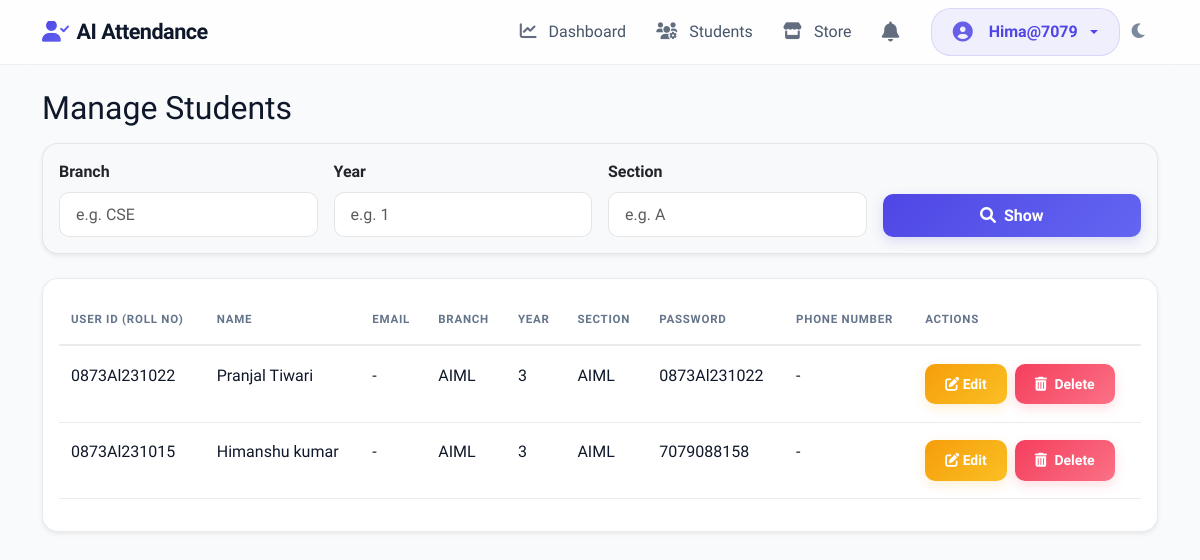
Before: /core/manage_students/ (signed in) with the older database file.
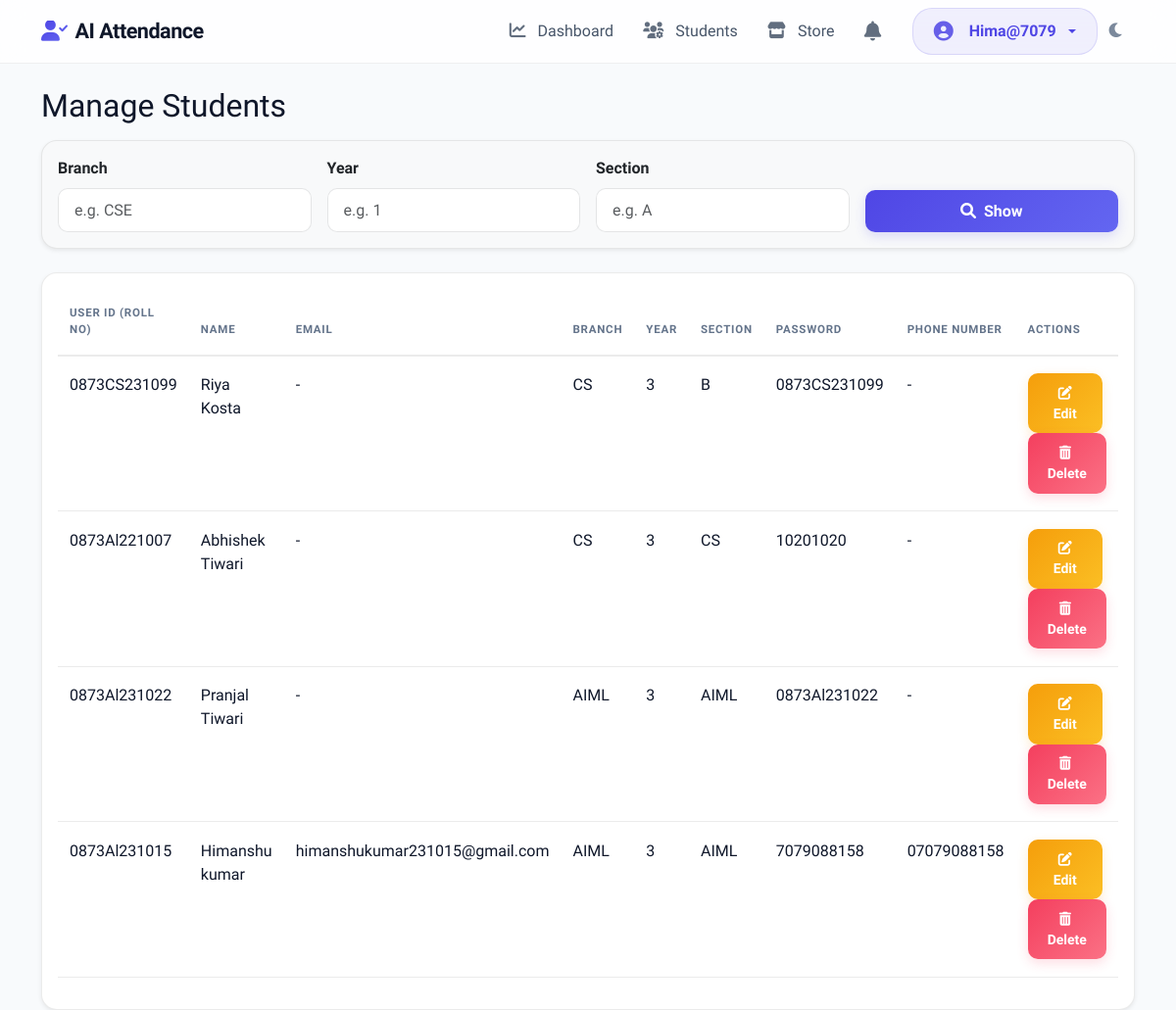
After: the same page with the newer database file.
### core/models.py (models this page shows, shortened)
class Student(models.Model):
    user = models.OneToOneField(User, on_delete=models.CASCADE, null=True, blank=True)
    name = models.CharField(max_length=100)
    roll_number = models.CharField(max_length=20, unique=True)
    email = models.EmailField(max_length=100, null=True, blank=True)
    phone_number = models.CharField(max_length=15, null=True, blank=True)
    address = models.TextField(null=True, blank=True)
    date_of_birth = models.DateField(null=True, blank=True)
    department = models.CharField(max_length=100, null=True, blank=True)
    year = models.CharField(max_length=10, null=True, blank=True)
    section = models.CharField(max_length=10, null=True, blank=True)
    plain_password = models.CharField(max_length=128, null=True, blank=True)  # For display purposes only
    is_registered = models.BooleanField(default=False)
    profile_pic = models.ImageField(upload_to='profile_pics/', null=True, blank=True)
    created_at = models.DateTimeField(auto_now_add=True)

### core/views.py (the view)
# urls.py: path('manage_students/', views.manage_students, name='manage_students'),
@user_passes_test(lambda u: u.is_superuser or u.is_staff)
def manage_students(request):
    branch = request.GET.get('branch')
    year = request.GET.get('year')
    section = request.GET.get('section')
    if branch and year and section:
         students = Student.objects.filter(
            department__icontains=branch,
            year__icontains=year,
            section__icontains=section
        ).order_by('roll_number')
    else:
        if request.user.is_superuser:
            students = Student.objects.all().order_by('-created_at') # Admin sees all
        else:
            students = Student.objects.none() # Teacher sees none
    assigned_subjects = None
    if not request.user.is_superuser and request.user.is_staff:
        assigned_subjects = TeacherSubject.objects.filter(teacher=request.user).values_list('subject', flat=True)
    for student in students:
        records = AttendanceRecord.objects.filter(student=student)
        if assigned_subjects is not None:
            records = records.filter(subject__in=assigned_subjects)
        total_classes = records.count()
        present_count = records.filter(status='Present').count()
        if total_classes > 0:
            percentage = round((present_count / total_classes) * 100, 1)
        else:
            percentage = 0
        student.attendance_percentage = percentage
        student.total_classes = total_classes
        student.present_count = present_count
    return render(request, 'manage_students.html', {'students': students})

### templates/manage_students.html (shortened to what this page needs)
{% extends 'base.html' %}
{% block content %}
<div class="row mb-4">
    <div class="col-md-12">
        <h2 class="header-title">
            {% if request.user.is_superuser %}Manage Students{% else %}Student Attendance{% endif %}
        </h2>
        <div class="card mt-3 shadow-sm border-0 bg-light">
            <div class="card-body">
                <form method="get" class="row g-3">
                    <div class="col-md-3">
                        <label for="branch" class="form-label fw-bold">Branch</label>
                        <input type="text" class="form-control" id="branch" name="branch" placeholder="e.g. CSE"
                            required value="{{ request.GET.branch|default:'' }}">
                    </div>
                    <div class="col-md-3">
                        <label for="year" class="form-label fw-bold">Year</label>
                        <input type="number" class="form-control" id="year" name="year" placeholder="e.g. 1" required
                            value="{{ request.GET.year|default:'' }}">
                    </div>
                    <div class="col-md-3">
                        <label for="section" class="form-label fw-bold">Section</label>
                        <input type="text" class="form-control" id="section" name="section" placeholder="e.g. A"
                            required value="{{ request.GET.section|default:'' }}">
                    </div>
                    <div class="col-md-3 d-flex align-items-end">
                        <button type="submit" class="btn btn-primary w-100">
                            <i class="fas fa-search me-2"></i>Show
                        </button>
                    </div>
                </form>
            </div>
        </div>
    </div>
</div>
{% if students or request.user.is_superuser %}
<div class="card shadow-sm">
    <div class="card-body">
        <div class="table-responsive">
            <table class="table table-hover">
                <thead>
                    <tr>
                        <th>User ID (Roll No)</th>
                        <th>Name</th>
                        {% if request.user.is_superuser %}
                        <th>Email</th>
                        <th>Branch</th>
                        <th>Year</th>
                        <th>Section</th>
                        <th>Password</th>
                        <th>Phone Number</th>
                        <th>Actions</th>
                        {% else %}
                        <th>Branch</th>
                        <th>Total Classes</th>
                        <th>Present</th>
                        <th>Attendance</th>
                        {% endif %}
                    </tr>
                </thead>
                <tbody>
                    {% for student in students %}
                    <tr>
                        <td>{{ student.roll_number }}</td>
                        <td>{{ student.name }}</td>
                        {% if request.user.is_superuser %}
                        <td>{{ student.email|default:"-" }}</td>
                        <td>{{ student.department|default:"-" }}</td>
                        <td>{{ student.year|default:"-" }}</td>
                        <td>{{ student.section|default:"-" }}</td>
                        <td>{{ student.plain_password|default:student.roll_number }}</td>
                        <td>{{ student.phone_number|default:"-" }}</td>
                        <td>
                            <a href="{% url 'edit_student' student.id %}" class="btn btn-warning btn-sm me-1">
                                <i class="fas fa-edit"></i> Edit
                            </a>
                            <form action="{% url 'delete_student' student.id %}" method="post" class="d-inline"
                                onsubmit="return confirm('Are you sure you want to delete this student? This action cannot be undone.');">
                                <button type="submit" class="btn btn-danger btn-sm">
                                    <i class="fas fa-trash-alt me-1"></i> Delete
                                </button>
                            </form>
                        </td>
                        {% endif %}
                    </tr>
                    {% empty %}
                    <tr>
                        <td colspan="{% if request.user.is_superuser %}9{% else %}4{% endif %}"
                            class="text-center text-muted">No students found.</td>
                    </tr>
                    {% endfor %}
                </tbody>
            </table>
        </div>
    </div>
</div>
{% elif not request.user.is_superuser %}
<div class="alert alert-info text-center mt-4">
    <i class="fas fa-info-circle me-2"></i> Please enter Branch, Year, and Section to view student attendance.
</div>
{% endif %}
{% endblock %}

### templates/base.html (shortened to what this page needs)
<!DOCTYPE html>
<html lang="en">
<head>
    <link href="https://cdn.jsdelivr.net/npm/bootstrap@5.3.0/dist/css/bootstrap.min.css" rel="stylesheet">
    <link rel="stylesheet" href="https://cdnjs.cloudflare.com/ajax/libs/font-awesome/6.0.0/css/all.min.css">
</head>
<body>
    <nav class="navbar navbar-expand-lg navbar-light mb-4 sticky-top">
        <div class="container">
            <a class="navbar-brand fw-bold" href="{% url 'index' %}"><i class="fas fa-user-check me-2"></i>AI
                Attendance</a>
            <div class="collapse navbar-collapse" id="navbarNav">
                <ul class="navbar-nav ms-auto">
                    {% if user.is_authenticated %}
                    {% if user.is_superuser %}
                    <li class="nav-item"><a class="nav-link" href="{% url 'admin_dashboard' %}"><i class="fas fa-chart-line me-1"></i>Dashboard</a></li>
                    <li class="nav-item"><a class="nav-link" href="{% url 'manage_students' %}"><i class="fas fa-users-cog me-1"></i>Students</a></li>
                    <li class="nav-item"><a class="nav-link" href="{% url 'admin_store_dashboard' %}"><i class="fas fa-store me-1"></i>Store</a></li>
                    {% endif %}
                    {% if user.is_staff or user.store_profile or user.is_superuser %}
                    <li class="nav-item dropdown me-2" id="storeNotifLi">
                        <a class="nav-link" href="#" id="storeNotifDropdown" role="button" data-bs-toggle="dropdown" aria-expanded="false" style="position:relative;">
                            <i class="fas fa-bell fs-5"></i>
                        </a>
                    </li>
                    {% endif %}
                    <li class="nav-item dropdown nav-item-profile ms-lg-2">
                        <a class="nav-link dropdown-toggle d-flex align-items-center" href="#" id="navbarDropdown" role="button"
                            data-bs-toggle="dropdown" aria-expanded="false" style="color: var(--primary-color) !important; font-weight: 600;">
                            <i class="fas fa-user-circle me-2 fs-5"></i> {{ user.username }}
                        </a>
                    </li>
                    {% else %}
                    {% if request.resolver_match.url_name != 'login' %}
                    <li class="nav-item"><a class="nav-link" href="{% url 'login' %}"><i
                                class="fas fa-sign-in-alt me-1"></i> Login</a></li>
                    {% endif %}
                    {% endif %}
                    <li class="nav-item">
                        <button class="btn nav-link" id="darkModeToggle" title="Toggle Dark Mode">
                            <i class="fas fa-moon"></i>
                        </button>
                    </li>
                </ul>
            </div>
        </div>
    </nav>
    <div class="container">
        {% block content %}{% endblock %}
    </div>
</body>
</html>

### templates/base.html (style rules this page uses)
:root { --bg-app: #f8fafc; --bg-card: #ffffff; --text-main: #0f172a; --text-muted: #64748b; --border-color: rgba(0, 0, 0, 0.08); --primary-color: #4f46e5; --primary-hover: #4338ca; --primary-gradient: linear-gradient(135deg, #4f46e5, #6366f1); --secondary-gradient: linear-gradient(135deg, #0284c7, #0ea5e9); --success-gradient: linear-gradient(135deg, #10b981, #34d399); --danger-gradient: linear-gradient(135deg, #f43f5e, #fb7185); --warning-gradient: linear-gradient(135deg, #f59e0b, #fbbf24); --nav-bg: rgba(255, 255, 255, 0.8); --nav-border: rgba(0, 0, 0, 0.06); --nav-link-color: #475569; --nav-link-hover: #4f46e5; --shadow-sm: 0 1px 3px rgba(0, 0, 0, 0.05); --shadow-md: 0 10px 25px -5px rgba(0, 0, 0, 0.05), 0 8px 10px -6px rgba(0, 0, 0, 0.03); --shadow-lg: 0 20px 25px -5px rgba(0, 0, 0, 0.08), 0 10px 10px -5px rgba(0, 0, 0, 0.04); --input-focus: rgba(79, 70, 229, 0.15); --input-bg: #ffffff; --card-radius: 16px; --badge-radius: 6px; }
body { background-color: var(--bg-app); color: var(--text-main); font-family: 'Plus Jakarta Sans', 'Segoe UI', Tahoma, Geneva, Verdana, sans-serif; transition: background-color 0.3s ease, color 0.3s ease; min-height: 100vh; }
.navbar { background: var(--nav-bg) !important; backdrop-filter: blur(12px) saturate(180%); -webkit-backdrop-filter: blur(12px) saturate(180%); border-bottom: 1px solid var(--nav-border) !important; transition: all 0.3s ease; z-index: 1020; }
.navbar-brand { color: var(--text-main) !important; font-weight: 800; letter-spacing: -0.5px; font-size: 1.35rem; display: flex; align-items: center; }
.navbar-brand i { background: var(--primary-gradient); -webkit-background-clip: text; -webkit-text-fill-color: transparent; margin-right: 8px; }
.navbar-nav { display: flex; align-items: center; }
.navbar-nav .nav-link { color: var(--nav-link-color) !important; font-weight: 500; padding: 0.55rem 0.95rem !important; border-radius: 12px; white-space: nowrap; transition: all 0.25s cubic-bezier(0.4, 0, 0.2, 1); display: inline-flex !important; align-items: center; gap: 8px; }
.navbar-nav .nav-link i { font-size: 1.05rem; opacity: 0.85; transition: transform 0.2s ease, opacity 0.2s ease; }
.nav-item-profile { background: rgba(79, 70, 229, 0.08) !important; border-radius: 20px !important; padding: 2px 6px !important; border: 1px solid rgba(79, 70, 229, 0.15); transition: all 0.25s ease; }
#darkModeToggle { background: transparent; border: none; padding: 0.55rem !important; width: 38px; height: 38px; display: flex; align-items: center; justify-content: center; border-radius: 50%; color: var(--text-muted) !important; transition: all 0.2s ease; }
.card { background-color: var(--bg-card); border-radius: var(--card-radius); border: 1px solid var(--border-color) !important; box-shadow: var(--shadow-sm); transition: transform 0.3s cubic-bezier(0.34, 1.56, 0.64, 1), box-shadow 0.3s ease, background-color 0.3s ease; overflow: hidden; }
.form-control, .form-select { background-color: var(--input-bg); border: 1px solid var(--border-color); color: var(--text-main); border-radius: 10px; padding: 0.6rem 1rem; transition: all 0.2s ease; }
.btn { border-radius: 10px; padding: 0.6rem 1.25rem; font-weight: 600; transition: all 0.2s ease; }
.btn-primary { background: var(--primary-gradient); border: none; box-shadow: 0 4px 12px rgba(79, 70, 229, 0.18); }
.btn-danger { background: var(--danger-gradient); border: none; box-shadow: 0 4px 12px rgba(244, 63, 94, 0.18); }
.btn-warning { background: var(--warning-gradient); border: none; color: #ffffff !important; box-shadow: 0 4px 12px rgba(245, 158, 11, 0.18); }
.table { color: var(--text-main); --bs-table-color: var(--text-main); --bs-table-bg: transparent; --bs-table-border-color: var(--border-color); border-collapse: separate; border-spacing: 0; }
.table th { font-weight: 700; text-transform: uppercase; font-size: 0.72rem; letter-spacing: 0.75px; color: var(--text-muted); border-bottom: 2px solid var(--border-color); background-color: transparent !important; padding: 1rem 0.75rem; }
.table td { border-bottom: 1px solid var(--border-color); padding: 1.1rem 0.75rem; background-color: transparent !important; }
.table-hover tbody tr { transition: background-color 0.2s ease; }

Changed rows visible on the page:
added Student: roll_number "0873CS231099", name "Riya Kosta", email "-", department "CS", year "3", section "B", plain_password "0873CS231099", phone_number "-"
added Student: roll_number "0873Al221007", name "Abhishek Tiwari", email "-", department "CS", year "3", section "CS", plain_password "10201020", phone_number "-"
changed Student "0873Al231015": email "-" → "himanshukumar231015@gmail.com"; phone_number "-" → "07079088158"
